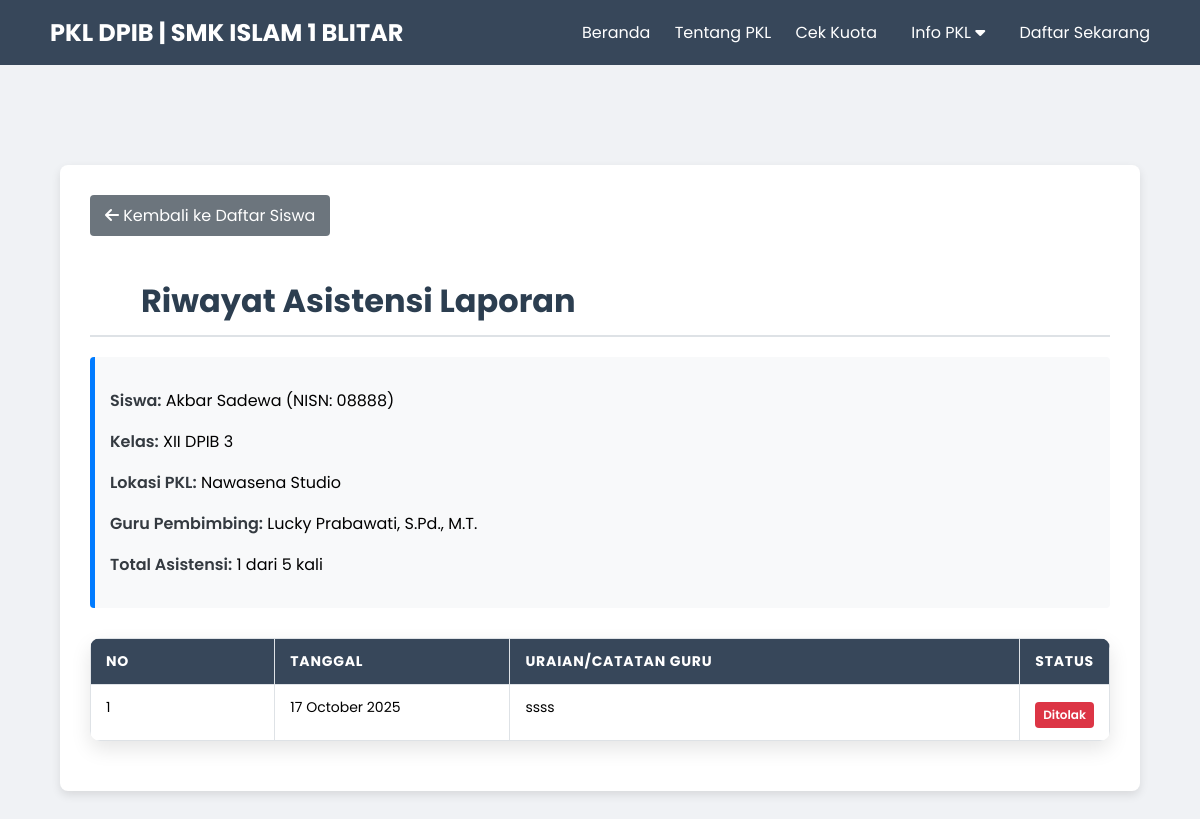
Screenshot of /asistensi-riwayat.php?siswa_id=24 with the database file from the repository.
### tables this page shows
CREATE TABLE `peserta_didik` (
  `id` int(11) NOT NULL,
  `nisn` varchar(20) NOT NULL,
  `nama` varchar(100) NOT NULL,
  `email` varchar(100) DEFAULT NULL,
  `kelas` varchar(10) NOT NULL,
  `alamat_siswa` text DEFAULT NULL,
  `lokasi_id` int(11) DEFAULT NULL,
  `periode_id` int(11) DEFAULT NULL,
  `tgl_daftar` timestamp NOT NULL DEFAULT current_timestamp()
);

CREATE TABLE `lokasi_pkl` (
  `lokasi_id` int(11) NOT NULL,
  `alamat` varchar(255) DEFAULT NULL,
  `guru_id` int(11) DEFAULT NULL,
  `nama_lokasi` varchar(100) NOT NULL,
  `jam_kerja` varchar(100) DEFAULT NULL,
  `kuota_max` int(11) NOT NULL DEFAULT 5
);

CREATE TABLE `guru` (
  `guru_id` int(11) NOT NULL,
  `nama_guru` varchar(100) NOT NULL,
  `user_id` int(11) DEFAULT NULL,
  `email` varchar(100) DEFAULT NULL
);

CREATE TABLE `asistensi_pkl` (
  `asistensi_id` int(11) NOT NULL,
  `siswa_id` int(11) NOT NULL,
  `tanggal_asistensi` date NOT NULL,
  `catatan` text DEFAULT NULL,
  `status` enum('Selesai','Revisi','Disetujui','Ditolak') DEFAULT 'Revisi'
);

### asistensi-riwayat.php (the view, shortened to what this page needs)
<?php
include 'config/db-koneksi.php';
$siswa_id = isset($_GET['siswa_id']) ? (int)$_GET['siswa_id'] : 0;
$max_asistensi = 5;
$siswa_query = $koneksi->query("
    SELECT
        p.nama AS nama_siswa, p.kelas, p.nisn,
        l.nama_lokasi,
        g.nama_guru
    FROM peserta_didik p
    LEFT JOIN lokasi_pkl l ON p.lokasi_id = l.lokasi_id
    LEFT JOIN guru g ON l.guru_id = g.guru_id
    WHERE p.id = {$siswa_id}
");
$siswa_info = $siswa_query->fetch_assoc();
$riwayat_query = $koneksi->query("
    SELECT
        tanggal_asistensi, catatan, status
    FROM asistensi_pkl
    WHERE siswa_id = {$siswa_id}
    ORDER BY tanggal_asistensi DESC
    LIMIT {$max_asistensi}
");
$riwayat_asistensi = [];
if ($riwayat_query) {
    while ($row = $riwayat_query->fetch_assoc()) {
        $riwayat_asistensi[] = $row;
    }
}
$asistensi_count = count($riwayat_asistensi);
function formatTanggal($tanggal) {
    return strftime('%d %B %Y', strtotime($tanggal));
}
?>
<!DOCTYPE html>
<html lang="id">
<head>
    <link rel="stylesheet" href="css/style.css">
    <link rel="stylesheet" href="https://cdnjs.cloudflare.com/ajax/libs/font-awesome/6.5.2/css/all.min.css">
</head>
<body>
    <header class="main-navbar">
        <div class="logo">PKL DPIB | SMK ISLAM 1 BLITAR</div>
        <nav>
            <a href="index.php">Beranda</a>
            <a href="tentang-pkl.php">Tentang PKL</a>
            <a href="cek-kuota.php">Cek Kuota</a>
            <div class="dropdown">
                <a href="asistensi-list.php">Info PKL <i class="fas fa-caret-down"></i></a>
            </div>
            <a href="daftar-sekarang.php" class="btn-daftar">Daftar Sekarang</a>
        </nav>
    </header>
    <div class="page-content">
        <a href="asistensi-list.php" class="btn-back"><i class="fas fa-arrow-left"></i> Kembali ke Daftar Siswa</a>
        <h1>Riwayat Asistensi Laporan</h1>
        <div class="info-card">
            <p><strong>Siswa:</strong> <?php echo htmlspecialchars($siswa_info['nama_siswa']); ?> (NISN: <?php echo htmlspecialchars($siswa_info['nisn']); ?>)</p>
            <p><strong>Kelas:</strong> <?php echo htmlspecialchars($siswa_info['kelas']); ?></p>
            <p><strong>Lokasi PKL:</strong> <?php echo htmlspecialchars($siswa_info['nama_lokasi'] ?? 'N/A'); ?></p>
            <p><strong>Guru Pembimbing:</strong> <?php echo htmlspecialchars($siswa_info['nama_guru'] ?? 'Belum Ditentukan'); ?></p>
            <p><strong>Total Asistensi:</strong> <?php echo $asistensi_count; ?> dari <?php echo $max_asistensi; ?> kali</p>
        </div>
        <?php if ($asistensi_count > 0): ?>
            <table class="data-table" style="width: 100%;">
                <thead>
                    <tr>
                        <th style="width: 5%;">NO</th>
                        <th style="width: 15%;">Tanggal</th>
                        <th style="width: 65%;">Uraian/Catatan Guru</th>
                        <th style="width: 15%;">Status</th>
                    </tr>
                </thead>
                <tbody>
                    <?php $riwayat_num = 1; foreach (array_reverse($riwayat_asistensi) as $riwayat): ?>
                    <tr>
                        <td><?php echo $riwayat_num++; ?></td>
                        <td><?php echo formatTanggal($riwayat['tanggal_asistensi']); ?></td>
                        <td><?php echo nl2br(htmlspecialchars($riwayat['catatan'])); ?></td>
                        <td>
                            <span class="status-badge <?php echo htmlspecialchars($riwayat['status']); ?>">
                                <?php echo htmlspecialchars($riwayat['status']); ?>
                            </span>
                        </td>
                    </tr>
                    <?php endforeach; ?>
                </tbody>
            </table>
        <?php else: ?>
            <p style="text-align: center; color: #6c757d;">Belum ada riwayat asistensi yang tercatat untuk siswa ini.</p>
        <?php endif; ?>
    </div>
    </body>
</html>

### css/style.css (style rules this page uses)
html { scroll-behavior: smooth; }
body { font-family: 'Poppins', sans-serif; background-color: #f0f2f5; padding: 0; margin: 0; }
h1 { color: #2c3e50; font-weight: 700; font-size: 28px; border-bottom: 2px solid #e0e0e0; padding-bottom: 15px; margin-bottom: 25px; padding-left: 5%; padding-right: 5%; }
table { width: 100%; margin: 20px 0; border-radius: 10px; overflow: hidden; box-shadow: none; }
table th, table td { border: none; padding: 14px 18px; text-align: left; font-size: 14px; vertical-align: middle; white-space: normal; }
table th:nth-child(1), table td:nth-child(1) { width: 20%; }
table th:nth-child(2), table td:nth-child(2) { width: 25%; }
table th:nth-child(3), table td:nth-child(3) { width: 50%; }
table th:nth-child(4), table td:nth-child(4) { width: 10%; }
table th { background-color: #2c3e50; color: #ffffff; font-weight: 700; text-transform: uppercase; letter-spacing: 0.8px; }
table { width: 90%; margin: 20px auto; border-radius: 10px; overflow: hidden; box-shadow: 0 8px 20px rgba(0, 0, 0, 0.1); }
.dropdown { position: relative; display: inline-block; padding: 0 5px; }
.dropdown { position: relative; display: inline-block; padding: 0 5px; margin: 0 5px; }

### asistensi-riwayat.php (style rules this page uses)
body { background-color: #f0f2f5; font-family: 'Poppins', sans-serif; }
.page-content { width: 85%; margin: 100px auto 50px auto; padding: 30px; background: white; border-radius: 8px; box-shadow: 0 4px 10px rgba(0,0,0,0.1); }
.page-content h1 { border-bottom: 2px solid #dee2e6; padding-bottom: 10px; margin-bottom: 20px; font-size: 2em; }
.info-card { background-color: #f8f9fa; border-left: 5px solid #007bff; padding: 15px; margin-bottom: 30px; border-radius: 4px; }
.info-card strong { color: #343a40; font-weight: 600; }
.data-table { border-collapse: collapse; width: 100%; }
.data-table th, .data-table td { padding: 12px 15px; vertical-align: top; border: 1px solid #dee2e6; }
.data-table th { background-color: #37475A; color: white; text-align: left; }
.status-badge { padding: 4px 8px; border-radius: 4px; font-size: 12px; font-weight: 600; color: white; display: inline-block; white-space: nowrap; margin-top: 5px; }
.status-badge.Ditolak { background-color: #dc3545; }
.btn-back { background-color: #6c757d; color: white; padding: 8px 15px; border-radius: 4px; text-decoration: none; display: inline-block; margin-bottom: 20px; }
.main-navbar { background-color: #37475A; color: white; padding: 15px 50px; display: flex; justify-content: space-between; align-items: center; }
.main-navbar .logo { font-size: 1.5em; font-weight: 700; }
.main-navbar nav a { color: white; text-decoration: none; margin-left: 20px; padding: 5px 0; transition: color 0.2s; }

### rows the page displays
peserta_didik: nama "Akbar Sadewa", nisn "08888", kelas "XII DPIB 3", lokasi.nama_lokasi "Nawasena Studio", guru.nama_guru "Lucky Prabawati, S.Pd., M.T."
asistensi_pkl: tanggal_asistensi "17 October 2025", catatan "ssss", status "Ditolak"

### other values shown
$asistensi_count "1"
$max_asistensi "5"
